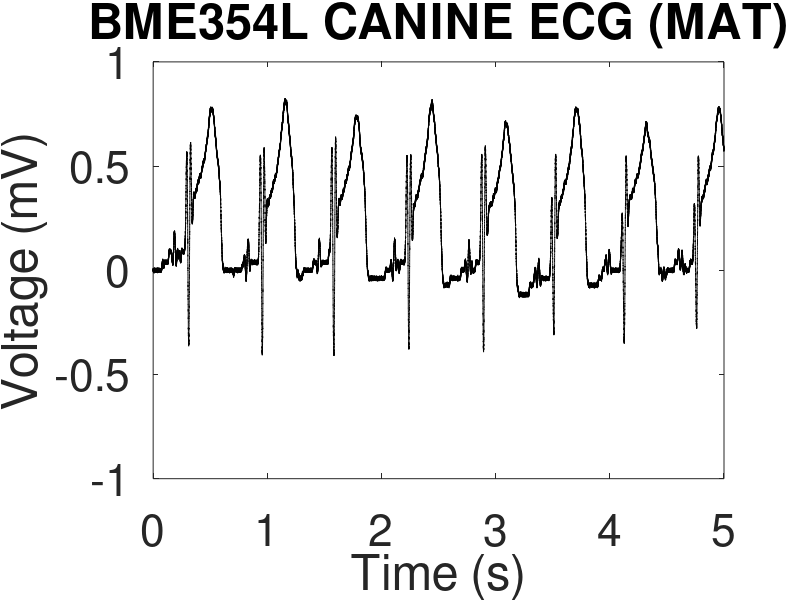

MATLAB code for this plot:
load BME354L_CANINE_ECG.mat

fs=32;
figure;
plot(t,ecg,'-k');
xlabel('Time (s)','FontSize',fs);
ylabel('Voltage (mV)','FontSize',fs);
title('BME354L CANINE ECG (MAT)','FontSize',fs)
set(gca,'FontSize',fs)
xlim([0 5]) 

print('-deps','ecg_mat.eps');

